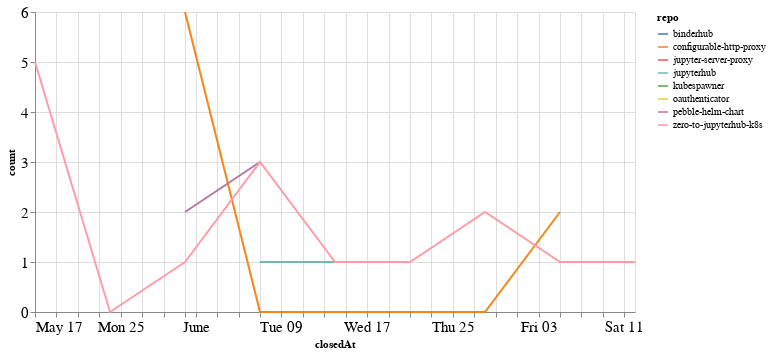

Notebook code cell kept with this figure:
### Code cell
closed_by_time = closed_by.groupby('repo').resample('W', on='closedAt').count()['author'].reset_index()
closed_by_time = closed_by_time.rename(columns={'author': 'count'})

alt.Chart(closed_by_time, width=600).mark_line().encode(
    x='closedAt',
    y='count',
    color='repo',
    tooltip="repo"
)

### Figure 1 — Vega-Lite specification as saved in the notebook (floating-point values rounded to 4 significant figures)
{"config": {"axisLeft": {"labelFontSize": 15}, "axisBottom": {"labelFontSize": 15}}, "data": {"name": "data-ca0d555fca5dd4ce6e1ad09e8e1547ce"}, "mark": "line", "encoding": {"color": {"type": "nominal", "field": "repo"}, "tooltip": {"type": "nominal", "field": "repo"}, "x": {"type": "temporal", "field": "closedAt"}, "y": {"type": "quantitative", "field": "count"}}, "width": 600, "$schema": "https://vega.github.io/schema/vega-lite/v4.8.1.json", "datasets": {"data-ca0d555fca5dd4ce6e1ad09e8e1547ce": [{"repo": "binderhub", "closedAt": "2020-05-24T00:00:00", "count": 1}, {"repo": "configurable-http-proxy", "closedAt": "2020-05-31T00:00:00", "count": 6}, {"repo": "configurable-http-proxy", "closedAt": "2020-06-07T00:00:00", "count": 0}, {"repo": "configurable-http-proxy", "closedAt": "2020-06-14T00:00:00", "count": 0}, {"repo": "configurable-http-proxy", "closedAt": "2020-06-21T00:00:00", "count": 0}, {"repo": "configurable-http-proxy", "closedAt": "2020-06-28T00:00:00", "count": 0}, {"repo": "configurable-http-proxy", "closedAt": "2020-07-05T00:00:00", "count": 2}, {"repo": "jupyter-server-proxy", "closedAt": "2020-05-24T00:00:00", "count": 1}, {"repo": "jupyterhub", "closedAt": "2020-06-07T00:00:00", "count": 1}, {"repo": "jupyterhub", "closedAt": "2020-06-14T00:00:00", "count": 1}, {"repo": "kubespawner", "closedAt": "2020-06-28T00:00:00", "count": 1}, {"repo": "oauthenticator", "closedAt": "2020-05-17T00:00:00", "count": 1}, {"repo": "pebble-helm-chart", "closedAt": "2020-05-31T00:00:00", "count": 2}, {"repo": "pebble-helm-chart", "closedAt": "2020-06-07T00:00:00", "count": 3}, {"repo": "zero-to-jupyterhub-k8s", "closedAt": "2020-05-17T00:00:00", "count": 5}, {"repo": "zero-to-jupyterhub-k8s", "closedAt": "2020-05-24T00:00:00", "count": 0}, {"repo": "zero-to-jupyterhub-k8s", "closedAt": "2020-05-31T00:00:00", "count": 1}, {"repo": "zero-to-jupyterhub-k8s", "closedAt": "2020-06-07T00:00:00", "count": 3}, {"repo": "zero-to-jupyterhub-k8s", "closedAt": "2020-06-14T00:00:00", "count": 1}, {"repo": "zero-to-jupyterhub-k8s", "closedAt": "2020-06-21T00:00:00", "count": 1}, {"repo": "zero-to-jupyterhub-k8s", "closedAt": "2020-06-28T00:00:00", "count": 2}, {"repo": "zero-to-jupyterhub-k8s", "closedAt": "2020-07-05T00:00:00", "count": 1}, {"repo": "zero-to-jupyterhub-k8s", "closedAt": "2020-07-12T00:00:00", "count": 1}]}}
